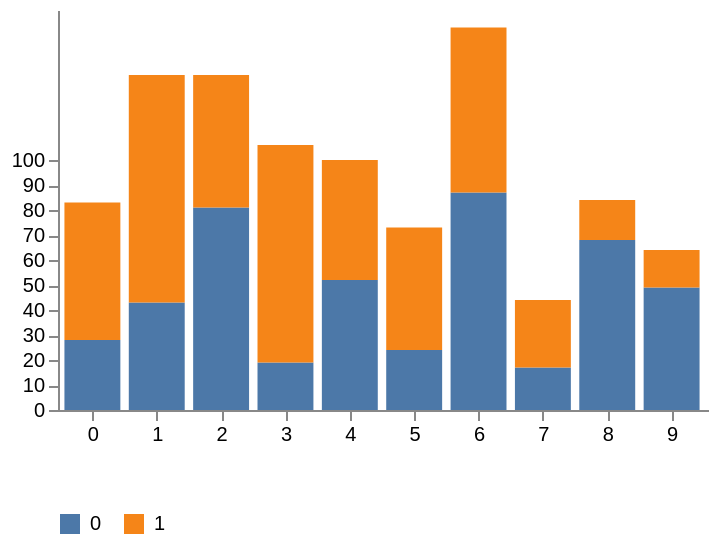

This figure's Vega-Lite source:
### Vega specification from a JSON file in a GitHub repository (floating-point values rounded to 4 significant figures)
{"$schema": "https://vega.github.io/schema/vega/v5.json", "width": 325, "height": 200, "padding": 5, "data": [{"name": "table", "values": [{"x": 0, "y": 28, "variable": 0}, {"x": 0, "y": 55, "variable": 1}, {"x": 1, "y": 43, "variable": 0}, {"x": 1, "y": 91, "variable": 1}, {"x": 2, "y": 81, "variable": 0}, {"x": 2, "y": 53, "variable": 1}, {"x": 3, "y": 19, "variable": 0}, {"x": 3, "y": 87, "variable": 1}, {"x": 4, "y": 52, "variable": 0}, {"x": 4, "y": 48, "variable": 1}, {"x": 5, "y": 24, "variable": 0}, {"x": 5, "y": 49, "variable": 1}, {"x": 6, "y": 87, "variable": 0}, {"x": 6, "y": 66, "variable": 1}, {"x": 7, "y": 17, "variable": 0}, {"x": 7, "y": 27, "variable": 1}, {"x": 8, "y": 68, "variable": 0}, {"x": 8, "y": 16, "variable": 1}, {"x": 9, "y": 49, "variable": 0}, {"x": 9, "y": 15, "variable": 1}], "transform": [{"type": "stack", "groupby": ["x"], "sort": {"field": "index", "order": "descending"}, "field": "y"}]}], "scales": [{"name": "x", "type": "band", "range": "width", "padding": 0.1, "domain": {"data": "table", "field": "x"}}, {"name": "y", "type": "linear", "range": "height", "nice": true, "zero": true, "domain": {"data": "table", "field": "y1"}}, {"name": "color", "type": "ordinal", "range": "category", "domain": {"data": "table", "field": "variable"}}], "legends": [{"fill": "color", "title": "", "orient": "bottom", "direction": "horizontal", "columns": 2, "encode": {"symbols": {"enter": {"shape": {"value": "square"}}}, "labels": {"update": {"text": {"field": "value"}}}}}], "axes": [{"orient": "bottom", "scale": "x", "zindex": 1}, {"orient": "left", "scale": "y", "zindex": 1, "values": [0, 10, 20, 30, 40, 50, 60, 70, 80, 90, 100]}], "marks": [{"type": "rect", "from": {"data": "table"}, "encode": {"enter": {"x": {"scale": "x", "field": "x"}, "width": {"scale": "x", "band": 1, "offset": -1}, "y": {"scale": "y", "field": "y0"}, "y2": {"scale": "y", "field": "y1"}, "fill": [{"test": "false && datum.color", "field": "color"}, {"scale": "color", "field": "variable"}]}, "update": {"fillOpacity": {"value": 1}}, "hover": {"fillOpacity": {"value": 1}}}}, {"type": "text", "from": {"data": "table"}, "interactive": false, "encode": {"enter": {"text": {"field": "display"}, "x": {"scale": "x", "field": "x"}, "y": {"scale": "y", "field": "y0"}, "dx": {"value": 8}, "dy": {"value": -2}, "align": {"value": "left"}, "baseline": {"value": "bottom"}}}}]}
